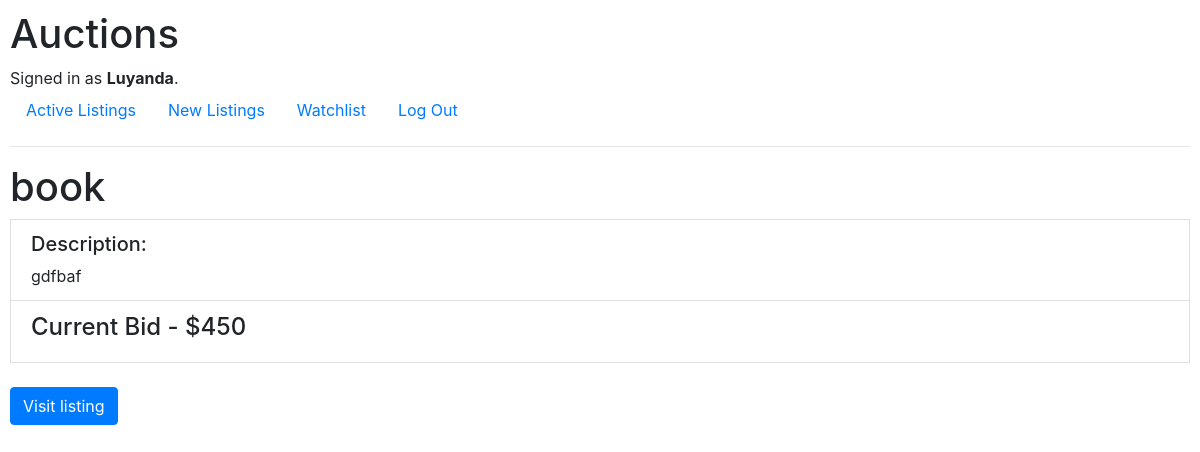
The app's page /3/viewWatchList (signed in), older data.
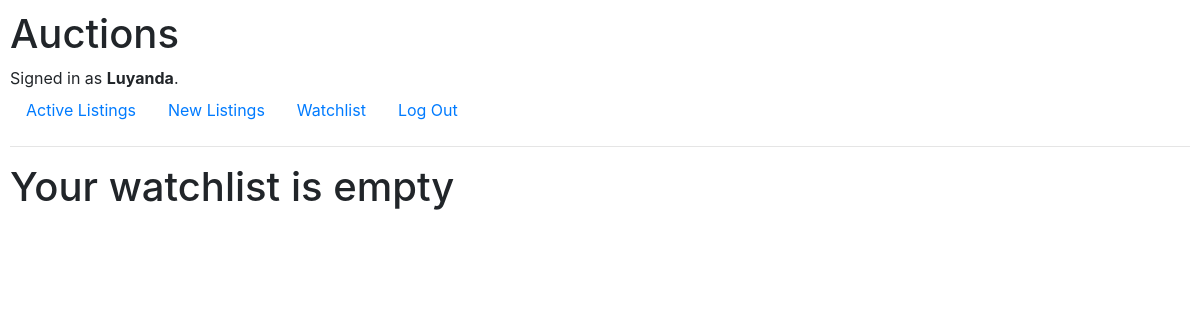
The same page, newer data.
### auctions/models.py (models this page shows, shortened)
class User(AbstractUser):
    pass

class Listings(models.Model):
    title = models.CharField(max_length=64)
    description = models.CharField(max_length=264)
    startingBid = models.IntegerField()
    watchlist = models.ManyToManyField(User, blank=True, related_name='watchlistItem')
    creater = models.ForeignKey(User, on_delete=models.CASCADE, related_name='created_listings', default=0)
    category = models.CharField(max_length=64, default=None)
    comment = models.ManyToManyField(comments, blank=True, related_name='comments')

### auctions/views.py (the view)
# urls.py: path("<userID>/viewWatchList", views.viewWatchList, name="viewWatchList"),
def viewWatchList(request, userID):
    user = User.objects.get(id=userID)
    watchListItems = user.watchlistItem.all()
    return render(request, "auctions/watchlistItems.html", {
        "watchlistItems": watchListItems
    })

### auctions/templates/auctions/watchlistItems.html (shortened to what this page needs)
{% extends 'auctions/layout.html' %}
{% block body %}
<ul class="list-group">
    {% for item in watchlistItems %}
    <form action="{% url 'listing' %}" method="post">
        <h1>{{ item.title }}</h1>
        <li class="list-group-item"><h5>Description: </h5>{{ item.description }}</li>
        <li class="list-group-item"><h4>Current Bid - ${{ item.startingBid }}</h4></li>
        <br>
        <button class="btn btn-primary">Visit listing</button>
    {% empty %}
        <li><h1>Your watchlist is empty </h1></li>
    {% endfor %}
    </form>
</ul>
{% endblock body %}

### auctions/templates/auctions/layout.html (shortened to what this page needs)
{% load static %}
<!DOCTYPE html>
<html lang="en">
    <head>
        <link rel="stylesheet" href="https://stackpath.bootstrapcdn.com/bootstrap/4.4.1/css/bootstrap.min.css">
        <link href="{% static 'auctions/styles.css' %}" rel="stylesheet">
    </head>
    <body>
        <h1>Auctions</h1>
        <div>
            {% if user.is_authenticated %}
                Signed in as <strong>{{ user.username }}</strong>.
            {% else %}
                Not signed in.
            {% endif %}
        </div>
        <ul class="nav">
            <li class="nav-item">
                <a class="nav-link" href="{% url 'index' %}">Active Listings</a>
            </li>
            {% if user.is_authenticated %}
                <li class="nav-item">
                    <a class="nav-link" href="{% url 'newListingPage' %}">New Listings</a>
                </li>
                <li class="nav-item">
                    <a class="nav-link" href="{% url 'viewWatchList' user.id%}">Watchlist</a>
                </li>
                <li class="nav-item">
                    <a class="nav-link" href="{% url 'logout' %}">Log Out</a>
                </li>
            {% endif %}
        </ul>
        <hr>
        {% block body %}
        {% endblock %}
    </body>
</html>

### auctions/static/auctions/styles.css (style rules this page uses)
body { padding: 10px; }

Row changes from the older to the newer data that the page shows:
removed Listings: title "book", description "gdfbaf", startingBid "450"
Text that changed along with them:
text now shown: "Your watchlist is empty"
